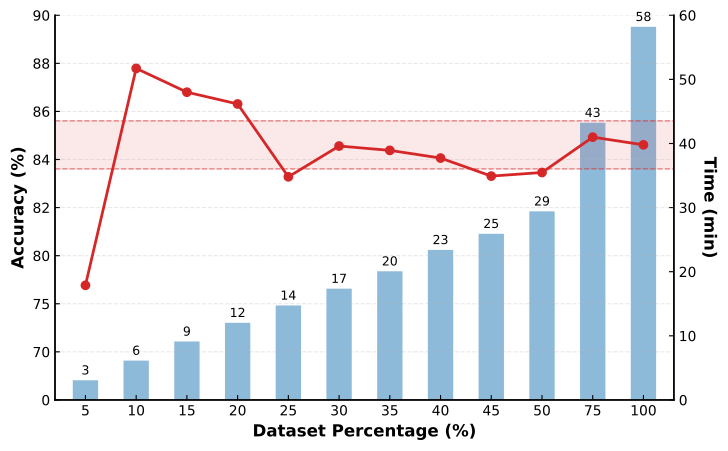

This chart was generated by the following Python code:
import csv
import numpy as np
import matplotlib.pyplot as plt
import os

# ================= CONFIGURATION =================
DATA_FILE = "acc-time.csv"

# Labels
X_LABEL = "Dataset Percentage (%)"
Y_LABEL_LEFT = "Accuracy (%)"
Y_LABEL_RIGHT = "Time (min)"

# Custom Ticks Configuration
# Define the exact ticks you want to see on the axes.
# The code will map data values linearly relative to these ticks.
CUSTOM_Y_TICKS_LEFT = [0, 70, 75, 80, 82, 84, 86, 88, 90]
CUSTOM_Y_TICKS_RIGHT = [0, 10, 20, 30, 40, 50, 60]

# Output Settings
OUTPUT_PDF = "dataset_acc_time.pdf"

# Plot Aesthetics
FIGURE_SIZE = (8, 5)
LINE_WIDTH = 2
BAR_COLOR = '#1f77b4'      # Blue for bars
LINE_COLOR = '#d62728'     # Red for line
SHADE_COLOR = '#d62728'    # Red shade
GRID_ALPHA = 0.3
BAR_WIDTH = 0.5           # Adjusted for index-based x-axis (0, 1, 2...)

# Matplotlib rcParams (Matching request_cr.py style)
plt.rcParams.update({
    "font.family": "DejaVu Sans",
    "font.size": 10,
    "axes.labelsize": 12,
    "axes.titlesize": 12,
    "xtick.labelsize": 10,
    "ytick.labelsize": 10,
    "legend.fontsize": 10,
    "axes.linewidth": 1.0,
    "lines.linewidth": LINE_WIDTH,
    "grid.linestyle": "--",
    "grid.alpha": GRID_ALPHA,
    "xtick.direction": "in",
    "ytick.direction": "in",
    "figure.dpi": 300,
    "savefig.dpi": 600,
    "savefig.bbox": "tight",
})
# =================================================

def load_data(file_name):
    script_dir = os.path.dirname(os.path.abspath(__file__))
    file_path = os.path.join(script_dir, file_name)
    
    if not os.path.exists(file_path):
        print(f"Error: File {file_path} not found.")
        return None, None, None

    x_vals = []
    time_vals = [] # Seconds
    acc_vals = []

    with open(file_path, 'r') as f:
        reader = csv.reader(f)
        for row in reader:
            if not row: continue
            try:
                x_vals.append(float(row[0]))
                time_vals.append(float(row[1]))
                acc_vals.append(float(row[2]))
            except ValueError:
                continue
                
    return np.array(x_vals), np.array(time_vals), np.array(acc_vals)

def map_values_to_linear_ticks(values, ticks):
    """
    Maps real data values to a linear index space [0, len(ticks)-1]
    based on the provided tick intervals.
    Example: If ticks are [0, 10, 100], value 5 maps to 0.5, value 55 maps to 1.5.
    """
    ticks = np.array(ticks)
    # np.interp expects increasing x. 
    return np.interp(values, ticks, np.arange(len(ticks)))

def main():
    x_real, time_sec, acc_real = load_data(DATA_FILE)
    if x_real is None:
        return

    # Convert time to minutes
    time_min_real = time_sec / 60.0

    fig, ax1 = plt.subplots(figsize=FIGURE_SIZE)
    ax2 = ax1.twinx()

    # --- X Axis Handling: Equal Spacing ---
    # We use indices 0, 1, 2... for plotting to force equal spacing
    x_indices = np.arange(len(x_real))
    
    # --- Y Axis Mapping (Left - Accuracy) ---
    # Map real accuracy values to the custom tick indices
    acc_mapped = map_values_to_linear_ticks(acc_real, CUSTOM_Y_TICKS_LEFT)
    
    # --- Y Axis Mapping (Right - Time) ---
    # Map real time values to the custom tick indices
    time_mapped = map_values_to_linear_ticks(time_min_real, CUSTOM_Y_TICKS_RIGHT)

    # ================= PLOTTING =================

    # --- Right Axis: Bar Chart (Time) ---
    bars = ax2.bar(x_indices, time_mapped, width=BAR_WIDTH, color=BAR_COLOR, alpha=0.5, label="Time", zorder=1)
    
    # Add numbers on top of bars (Real values)
    for bar, real_val in zip(bars, time_min_real):
        height = bar.get_height()
        ax2.text(bar.get_x() + bar.get_width()/2., height + 0.05, # small offset in mapped space
                 f'{int(real_val)}',
                 ha='center', va='bottom', fontsize=9, color='black')

    # --- Left Axis: Line Chart (Accuracy) ---
    line, = ax1.plot(x_indices, acc_mapped, color=LINE_COLOR, marker='o', markersize=6, label="Accuracy", zorder=10)
    
    # Shaded region logic
    last_acc_real = acc_real[-1]
    upper_bound_real = last_acc_real + 1.0
    lower_bound_real = last_acc_real - 1.0
    
    # Map bounds to the plotted space
    upper_bound_mapped = map_values_to_linear_ticks(upper_bound_real, CUSTOM_Y_TICKS_LEFT)
    lower_bound_mapped = map_values_to_linear_ticks(lower_bound_real, CUSTOM_Y_TICKS_LEFT)
    last_point_mapped = map_values_to_linear_ticks(last_acc_real, CUSTOM_Y_TICKS_LEFT)

    # Draw dashed lines
    ax1.axhline(y=upper_bound_mapped, color=SHADE_COLOR, linestyle='--', linewidth=1, alpha=0.5)
    ax1.axhline(y=lower_bound_mapped, color=SHADE_COLOR, linestyle='--', linewidth=1, alpha=0.5)
    
    # Fill between
    ax1.fill_between([min(x_indices)-1, max(x_indices)+1], 
                     lower_bound_mapped, upper_bound_mapped, 
                     color=SHADE_COLOR, alpha=0.1, zorder=0)

    # ================= AXIS CONFIGURATION =================

    # --- X Axis ---
    ax1.set_xlabel(X_LABEL, fontweight='bold', fontsize=12)
    ax1.set_xticks(x_indices)
    # Format labels: 5.0 -> 5, 10.0 -> 10
    ax1.set_xticklabels([f"{int(val)}" if val.is_integer() else str(val) for val in x_real])
    ax1.set_xlim(min(x_indices) - 0.6, max(x_indices) + 0.6)

    # --- Left Y Axis (Accuracy) ---
    ax1.set_ylabel(Y_LABEL_LEFT, fontweight='bold', fontsize=12)
    ax1.set_yticks(np.arange(len(CUSTOM_Y_TICKS_LEFT)))
    ax1.set_yticklabels([str(y) for y in CUSTOM_Y_TICKS_LEFT])
    ax1.set_ylim(0, len(CUSTOM_Y_TICKS_LEFT) - 1)
    ax1.spines['top'].set_visible(False)
    
    # --- Right Y Axis (Time) ---
    ax2.set_ylabel(Y_LABEL_RIGHT, fontweight='bold', fontsize=12, rotation=270, labelpad=15)
    ax2.set_yticks(np.arange(len(CUSTOM_Y_TICKS_RIGHT)))
    ax2.set_yticklabels([str(y) for y in CUSTOM_Y_TICKS_RIGHT])
    ax2.set_ylim(0, len(CUSTOM_Y_TICKS_RIGHT) - 1)
    ax2.spines['top'].set_visible(False)

    # --- Z-Order & Grid ---
    # Bring ax1 to front so line is over bars
    ax1.set_zorder(ax2.get_zorder() + 1)
    ax1.patch.set_visible(False)
    
    # Grid (on ax1, matching the custom ticks)
    ax1.grid(True, axis='y', linestyle='--', alpha=GRID_ALPHA)

    # Save
    script_dir = os.path.dirname(os.path.abspath(__file__))
    pdf_path = os.path.join(script_dir, OUTPUT_PDF)
    plt.savefig(pdf_path)
    print(f"Plot saved to: {pdf_path}")

if __name__ == "__main__":
    main()
